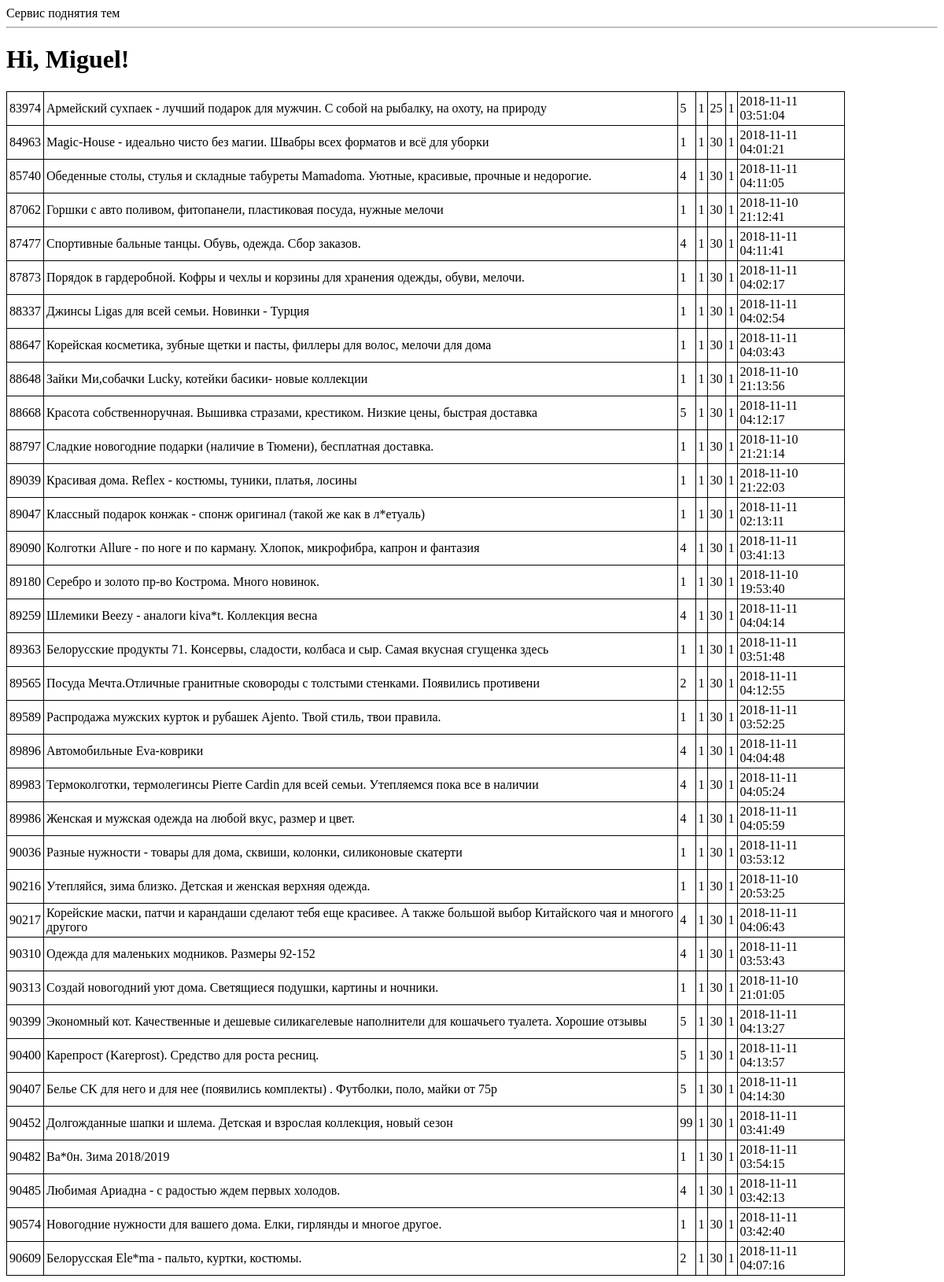
The page /2a on the database its author committed.
### tables this page shows
CREATE TABLE topics (id INTEGER PRIMARY KEY UNIQUE NOT NULL, name VARCHAR (250) NOT NULL, ref VARCHAR (100), time_start TIME DEFAULT (7), time_stop TIME DEFAULT (23.05), interval_minutes INTEGER DEFAULT (30), user_id INTEGER REFERENCES users (id), last_up_time TIME DEFAULT (1), active INT DEFAULT (1), page INT, maxpage INT DEFAULT (1), actual INT DEFAULT (1), good_id INT DEFAULT (0));

### app.py (the view)
@app.route('/2a', methods=["GET"])
def index2():
    tpcs=engine.execute("""select t.id,
                                   t.name,
                                   t.page,
                                   t.maxpage,
                                   t.interval_minutes,
                                   t.active,
                                   datetime(last_up_time, 'unixepoch', 'localtime') up_time
                           from topics t
                           where actual=1""")
    user = {'username': 'Miguel'}
    posts = [
        {
            'author': {'username': 'John'},
            'body': 'Beautiful day in Portland!'
        },
        {
            'author': {'username': 'Susan'},
            'body': 'The Avengers movie was so cool!'
        }
    ]
    return render_template('index.html', title='Home', tpcs=tpcs, user=user)

### templates/index.html
{% extends "base.html" %}
{% block content %}
    <h1>Hi, {{ user.username }}!</h1>
    <table>
    {% for row in tpcs %}
        <tr>
            <td>{{ row["id"] }}</td>
            <td>{{ row["name"] }}</td>
            <td>{{ row["page"] }}</td>
            <td>{{ row["maxpage"] }}</td>
            <td>{{ row["interval_minutes"] }}</td>
            <td>{{ row["active"] }}</td>
            <td>{{ row["up_time"] }}</td>
        </tr>
    {% endfor %}
    </table>
{% endblock %}

### templates/base.html (shortened to what this page needs)
<html>
    <head>
    </head>
    <body>
        <div>
            Сервис поднятия тем
        </div>
        <hr>
        {% block content %}{% endblock %}
    </body>
</html>

### templates/base.html (style rules this page uses)
TABLE { width: 90%; border-collapse: collapse; }
TD, TH { padding: 3px; border: 1px solid black; }

### rows shown on the page
topics: id "83974", name "Армейский сухпаек - лучший подарок для мужчин. С собой на рыбалку, на охоту, на природу", page "5", maxpage "1", interval_minutes "25", active "1", up_time "2018-11-11 03:51:04"
topics: id "84963", name "Magic-House - идеально чисто без магии. Швабры всех форматов и всё для уборки", page "1", maxpage "1", interval_minutes "30", active "1", up_time "2018-11-11 04:01:21"
topics: id "85740", name "Обеденные столы, стулья и складные табуреты Mamadoma. Уютные, красивые, прочные и недорогие.", page "4", maxpage "1", interval_minutes "30", active "1", up_time "2018-11-11 04:11:05"
topics: id "87062", name "Горшки с авто поливом, фитопанели, пластиковая посуда, нужные мелочи", page "1", maxpage "1", interval_minutes "30", active "1", up_time "2018-11-10 21:12:41"
topics: id "87477", name "Спортивные бальные танцы. Обувь, одежда. Сбор заказов.", page "4", maxpage "1", interval_minutes "30", active "1", up_time "2018-11-11 04:11:41"
topics: id "87873", name "Порядок в гардеробной. Кофры и чехлы и корзины для хранения одежды, обуви, мелочи.", page "1", maxpage "1", interval_minutes "30", active "1", up_time "2018-11-11 04:02:17"
topics: id "88337", name "Джинсы Ligas для всей семьи. Новинки - Турция", page "1", maxpage "1", interval_minutes "30", active "1", up_time "2018-11-11 04:02:54"
topics: id "88647", name "Корейская косметика, зубные щетки и пасты, филлеры для волос, мелочи для дома", page "1", maxpage "1", interval_minutes "30", active "1", up_time "2018-11-11 04:03:43"
topics: id "88648", name "Зайки Ми,собачки Lucky, котейки басики- новые коллекции", page "1", maxpage "1", interval_minutes "30", active "1", up_time "2018-11-10 21:13:56"
topics: id "88668", name "Красота собственноручная. Вышивка стразами, крестиком. Низкие цены, быстрая доставка", page "5", maxpage "1", interval_minutes "30", active "1", up_time "2018-11-11 04:12:17"
topics: id "88797", name "Сладкие новогодние подарки (наличие в Тюмени), бесплатная доставка.", page "1", maxpage "1", interval_minutes "30", active "1", up_time "2018-11-10 21:21:14"
topics: id "89039", name "Красивая дома. Reflex - костюмы, туники, платья, лосины", page "1", maxpage "1", interval_minutes "30", active "1", up_time "2018-11-10 21:22:03"
topics: id "89047", name "Классный подарок конжак - спонж оригинал (такой же как в л*етуаль)", page "1", maxpage "1", interval_minutes "30", active "1", up_time "2018-11-11 02:13:11"
topics: id "89090", name "Колготки Allure - по ноге и по карману. Хлопок, микрофибра, капрон и фантазия", page "4", maxpage "1", interval_minutes "30", active "1", up_time "2018-11-11 03:41:13"
topics: id "89180", name "Серебро и золото пр-во Кострома. Много новинок.", page "1", maxpage "1", interval_minutes "30", active "1", up_time "2018-11-10 19:53:40"
topics: id "89259", name "Шлемики Beezy - аналоги kiva*t. Коллекция весна", page "4", maxpage "1", interval_minutes "30", active "1", up_time "2018-11-11 04:04:14"
topics: id "89363", name "Белорусские продукты 71. Консервы, сладости, колбаса и сыр. Самая вкусная сгущенка здесь", page "1", maxpage "1", interval_minutes "30", active "1", up_time "2018-11-11 03:51:48"
topics: id "89565", name "Посуда Мечта.Отличные гранитные сковороды с толстыми стенками. Появились противени", page "2", maxpage "1", interval_minutes "30", active "1", up_time "2018-11-11 04:12:55"
topics: id "89589", name "Распродажа мужских курток и рубашек Ajento. Твой стиль, твои правила.", page "1", maxpage "1", interval_minutes "30", active "1", up_time "2018-11-11 03:52:25"
topics: id "89896", name "Автомобильные Eva-коврики", page "4", maxpage "1", interval_minutes "30", active "1", up_time "2018-11-11 04:04:48"
topics: id "89983", name "Термоколготки, термолегинсы Pierre Cardin для всей семьи. Утепляемся пока все в наличии", page "4", maxpage "1", interval_minutes "30", active "1", up_time "2018-11-11 04:05:24"
topics: id "89986", name "Женская и мужская одежда на любой вкус, размер и цвет.", page "4", maxpage "1", interval_minutes "30", active "1", up_time "2018-11-11 04:05:59"
topics: id "90036", name "Разные нужности - товары для дома, сквиши, колонки, силиконовые скатерти", page "1", maxpage "1", interval_minutes "30", active "1", up_time "2018-11-11 03:53:12"
topics: id "90216", name "Утепляйся, зима близко. Детская и женская верхняя одежда.", page "1", maxpage "1", interval_minutes "30", active "1", up_time "2018-11-10 20:53:25"
topics: id "90217", name "Корейские маски, патчи и карандаши сделают тебя еще красивее. А также большой выбор Китайского чая и многого другого", page "4", maxpage "1", interval_minutes "30", active "1", up_time "2018-11-11 04:06:43"
topics: id "90310", name "Одежда для маленьких модников. Размеры 92-152", page "4", maxpage "1", interval_minutes "30", active "1", up_time "2018-11-11 03:53:43"
topics: id "90313", name "Создай новогодний уют дома. Светящиеся подушки, картины и ночники.", page "1", maxpage "1", interval_minutes "30", active "1", up_time "2018-11-10 21:01:05"
topics: id "90399", name "Экономный кот. Качественные и дешевые силикагелевые наполнители для кошачьего туалета. Хорошие отзывы", page "5", maxpage "1", interval_minutes "30", active "1", up_time "2018-11-11 04:13:27"
topics: id "90400", name "Карепрост (Kareprost). Средство для роста ресниц.", page "5", maxpage "1", interval_minutes "30", active "1", up_time "2018-11-11 04:13:57"
topics: id "90407", name "Белье CK для него и для нее (появились комплекты) . Футболки, поло, майки от 75р", page "5", maxpage "1", interval_minutes "30", active "1", up_time "2018-11-11 04:14:30"
topics: id "90452", name "Долгожданные шапки и шлема. Детская и взрослая коллекция, новый сезон", page "99", maxpage "1", interval_minutes "30", active "1", up_time "2018-11-11 03:41:49"
topics: id "90482", name "Ba*0н. Зима 2018/2019", page "1", maxpage "1", interval_minutes "30", active "1", up_time "2018-11-11 03:54:15"
topics: id "90485", name "Любимая Ариадна - с радостью ждем первых холодов.", page "4", maxpage "1", interval_minutes "30", active "1", up_time "2018-11-11 03:42:13"
topics: id "90574", name "Новогодние нужности для вашего дома. Елки, гирлянды и многое другое.", page "1", maxpage "1", interval_minutes "30", active "1", up_time "2018-11-11 03:42:40"
topics: id "90609", name "Белорусская Elе*mа - пальто, куртки, костюмы.", page "2", maxpage "1", interval_minutes "30", active "1", up_time "2018-11-11 04:07:16"

### other values the page prints
{{ user.username }} "Miguel"
